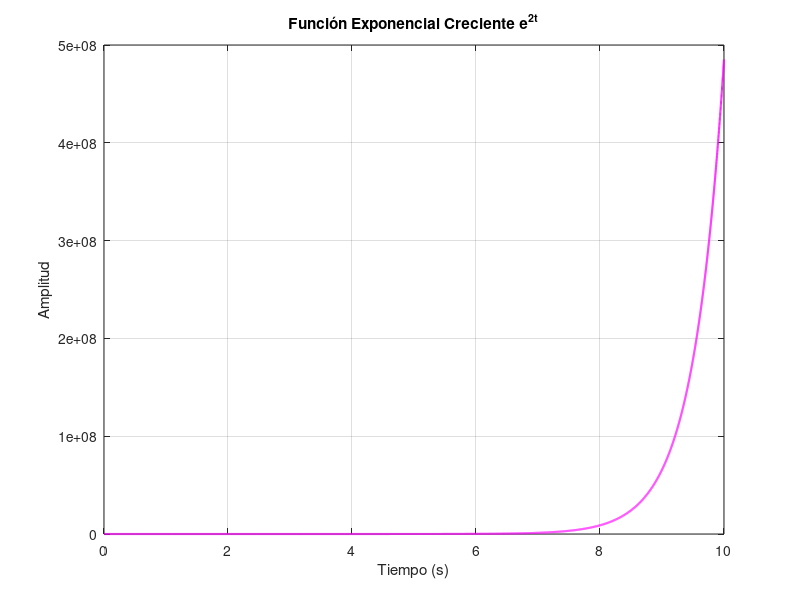

MATLAB code for this plot:
% Punto 2.3.4 - Función exponencial creciente
t = 0:0.001:10;          % Vector de tiempo (0 a 10 s, paso 1 ms)
exp_crec = exp(2*t);     % Exponencial creciente con alfa = 2

% Graficamos la señal
plot(t, exp_crec, 'm', 'LineWidth', 1.5);
xlabel('Tiempo (s)');
ylabel('Amplitud');
title('Función Exponencial Creciente e^{2t}');
grid on;
